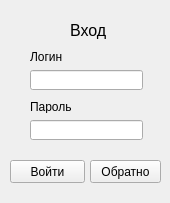
<?xml version="1.0" encoding="UTF-8"?>
<ui version="4.0">
 <class>Form</class>
 <widget class="QWidget" name="Form">
  <property name="geometry">
   <rect>
    <x>0</x>
    <y>0</y>
    <width>170</width>
    <height>203</height>
   </rect>
  </property>
  <property name="windowTitle">
   <string>Form</string>
  </property>
  <widget class="QLabel" name="label">
   <property name="geometry">
    <rect>
     <x>70</x>
     <y>20</y>
     <width>41</width>
     <height>21</height>
    </rect>
   </property>
   <property name="font">
    <font>
     <pointsize>12</pointsize>
    </font>
   </property>
   <property name="text">
    <string>Вход</string>
   </property>
  </widget>
  <widget class="QLabel" name="label_2">
   <property name="geometry">
    <rect>
     <x>30</x>
     <y>50</y>
     <width>47</width>
     <height>13</height>
    </rect>
   </property>
   <property name="text">
    <string>Логин</string>
   </property>
  </widget>
  <widget class="QLabel" name="label_3">
   <property name="geometry">
    <rect>
     <x>30</x>
     <y>100</y>
     <width>47</width>
     <height>13</height>
    </rect>
   </property>
   <property name="text">
    <string>Пароль</string>
   </property>
  </widget>
  <widget class="QLineEdit" name="lineEdit">
   <property name="geometry">
    <rect>
     <x>30</x>
     <y>70</y>
     <width>113</width>
     <height>20</height>
    </rect>
   </property>
  </widget>
  <widget class="QLineEdit" name="lineEdit_2">
   <property name="geometry">
    <rect>
     <x>30</x>
     <y>120</y>
     <width>113</width>
     <height>20</height>
    </rect>
   </property>
  </widget>
  <widget class="QPushButton" name="pushButton">
   <property name="geometry">
    <rect>
     <x>10</x>
     <y>160</y>
     <width>75</width>
     <height>23</height>
    </rect>
   </property>
   <property name="text">
    <string>Войти</string>
   </property>
  </widget>
  <widget class="QPushButton" name="pushButton_2">
   <property name="geometry">
    <rect>
     <x>90</x>
     <y>160</y>
     <width>71</width>
     <height>23</height>
    </rect>
   </property>
   <property name="text">
    <string>Обратно</string>
   </property>
  </widget>
 </widget>
 <resources/>
 <connections/>
</ui>
